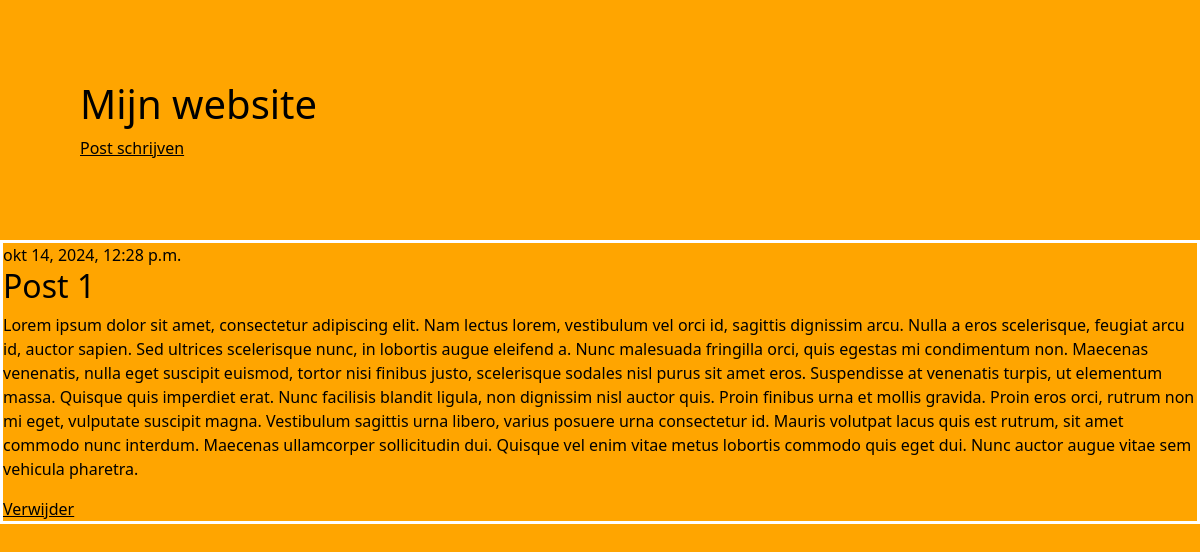
The app's page /post/1/ with its own data.
### blog/models.py (models this page shows, shortened)
class Post(models.Model):
    author = models.ForeignKey(settings.AUTH_USER_MODEL, on_delete=models.CASCADE)
    title = models.CharField(max_length=200)
    text = models.TextField()
    created_date = models.DateTimeField(default=timezone.now)
    published_date = models.DateTimeField(blank=True, null=True)

### blog/views.py (the view)
# urls.py: path('post/<int:pk>/', views.post_detail, name='post_inhoud'),
def post_detail(request, pk):
    post = get_object_or_404(Post, pk=pk)
    return render(request, 'blog/post_inhoud.html', {'post': post})

### blog/templates/blog/post_inhoud.html
{% extends 'blog/base.html' %}
{% block inhoud %}
<article class="post">
    {% if post.published_date %}
    <time class="date">
        {{ post.published_date }}
    </time>
    {% endif %}
    <h2>{{ post.title }}</h2>
    <p>{{ post.text|linebreaksbr }}</p>
    <a href="{% url 'delete' post.id %}">Verwijder</a>
</article>
{% endblock %}

### blog/static/css/stijl.css (style rules this page uses)
body { background-color: orange; color: black; }
article { border: 3px solid white; }
a { color: black; }

### records on screen
Post: published_date "okt 14, 2024, 12:28 p.m.", title "Post 1", text "Lorem ipsum dolor sit amet, consectetur adipiscing elit. Nam lectus lorem, vestibulum vel orci id, sagittis dignissim arcu. Nulla a eros scelerisque, feugiat arcu id, auctor sapien. Sed ultrices scelerisque nunc, in lobortis augue eleifend a. Nunc malesuada fringilla orci, quis egestas mi condimentum non. Maecenas venenatis, nulla eget suscipit euismod, tortor nisi finibus justo, scelerisque sodales nisl purus sit amet eros. Suspendisse at venenatis turpis, ut elementum massa. Quisque quis imperdiet erat. Nunc facilisis blandit ligula, non dignissim nisl auctor quis. Proin finibus urna et mollis gravida. Proin eros orci, rutrum non mi eget, vulputate suscipit magna. Vestibulum sagittis urna…"
